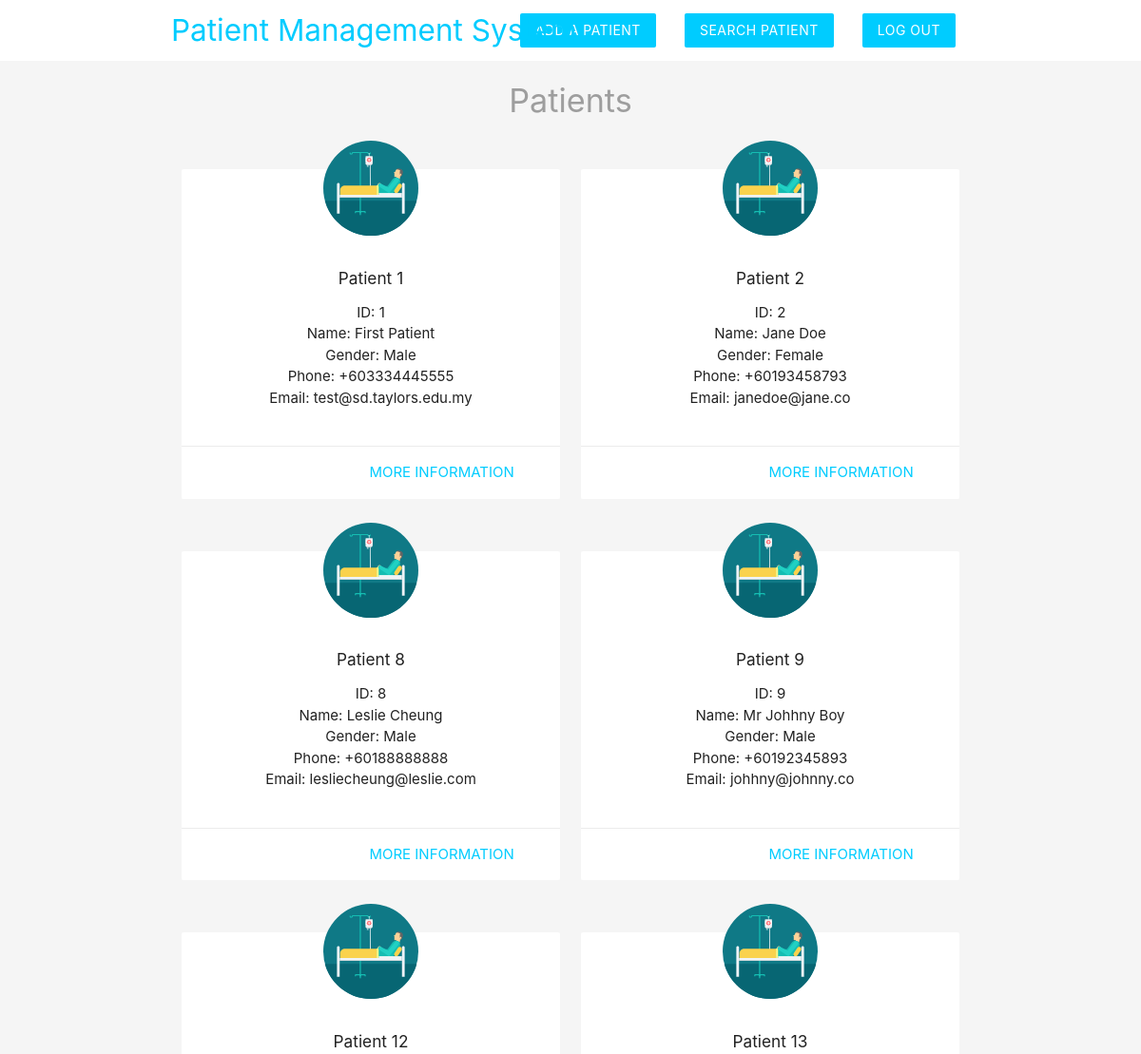
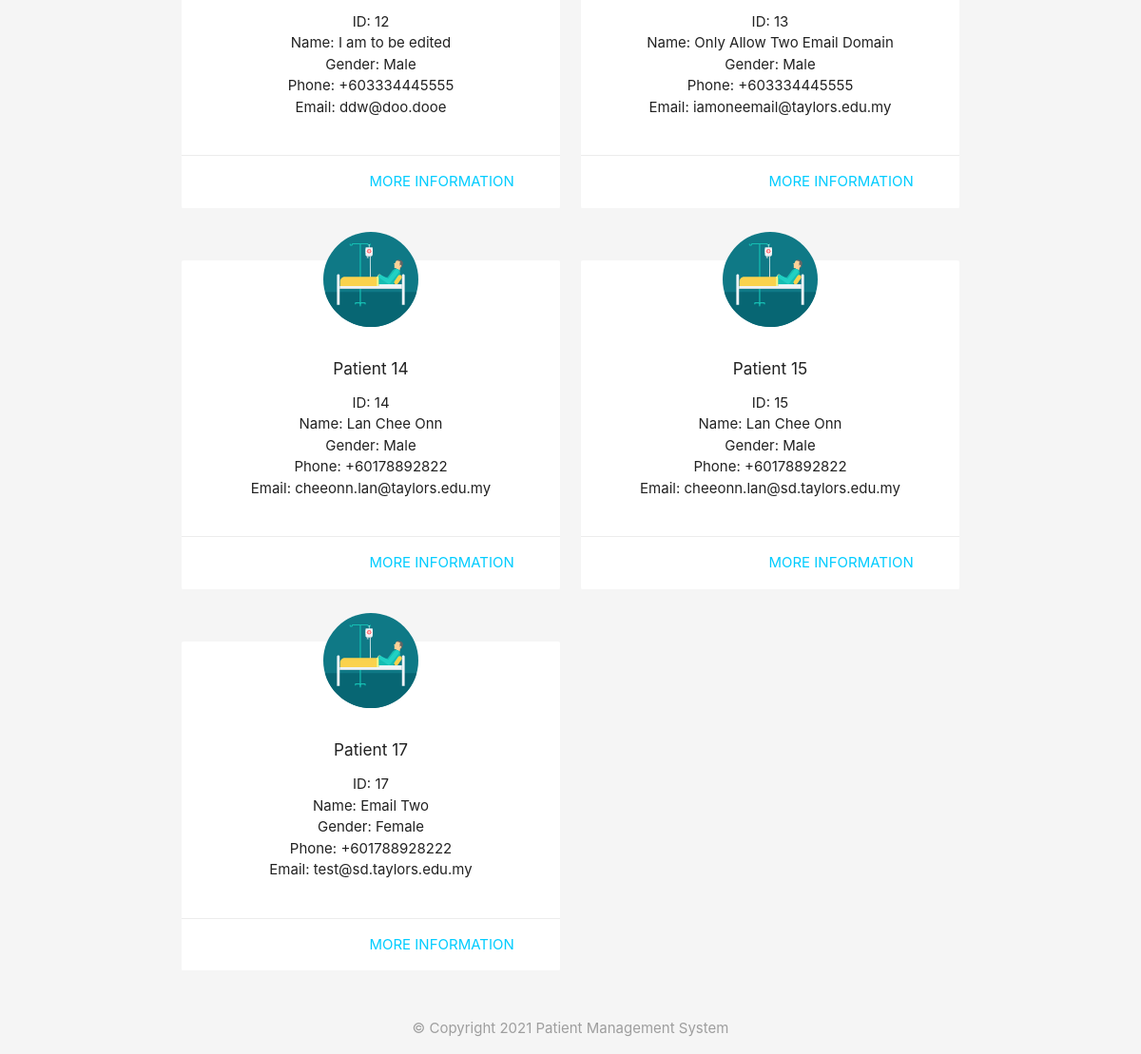
/index.php (signed in), run on the app's committed database (2 pictures, top to bottom).
### tables this page shows
CREATE TABLE `patients` (
  `id` int(11) NOT NULL,
  `name` varchar(255) NOT NULL,
  `gender` varchar(255) NOT NULL,
  `dob` date NOT NULL,
  `age` int(255) NOT NULL,
  `phone` varchar(255) NOT NULL,
  `email` varchar(255) NOT NULL,
  `others` varchar(2000) NOT NULL,
  `created_at` timestamp NOT NULL DEFAULT CURRENT_TIMESTAMP
);

### index.php (the view, shortened to what this page needs)
<?php
include('config/db_connect.php');
$sql = 'SELECT * from patients ORDER BY created_at';
$result = mysqli_query($conn, $sql);
$patients = mysqli_fetch_all($result, MYSQLI_ASSOC);
?>
<!DOCTYPE html>
<html>
<?php include('templates/header.php'); ?>
<?php if ($_SESSION['username'] == 'admin' && $_SESSION['loggedIn'] == true) { ?>
  <h4 class="center grey-text">Patients</h4>
  <div class="container">
    <div class="row">
      <?php foreach ($patients as $patient) : ?>
        <div class="col s6 md3">
          <div class="card z-depth-0">
            <img src="img/patient.svg" class="patient" alt="Patient Image">
            <div class="card-content center">
              <h6>Patient <?php echo htmlspecialchars($patient['id']) ?></h6>
              <ul>
                <li>ID: <?php echo htmlspecialchars($patient['id']) ?></li>
                <li>Name: <?php echo htmlspecialchars($patient['name']) ?></li>
                <li>Gender: <?php echo htmlspecialchars($patient['gender']) ?></li>
                <li>Phone: <?php echo htmlspecialchars($patient['phone']) ?></li>
                <li>Email: <?php echo htmlspecialchars($patient['email']) ?></li>
              </ul>
            </div>
            <div class="card-action right-align">
              <a href="details.php?id=<?php echo $patient['id'] ?>" class="brand-text">More Information</a>
            </div>
          </div>
        </div>
      <?php endforeach; ?>
    </div>
  </div>
<?php } else { ?>
  <h4 class="center grey-text">Please Log In to view Patients</h4>
<?php } ?>
<?php include('templates/footer.php'); ?>
</html>

### templates/header.php (shortened to what this page needs)
<head>
  <link rel="stylesheet" href="https://cdnjs.cloudflare.com/ajax/libs/materialize/1.0.0/css/materialize.min.css">
</head>
<body class="grey lighten-4">
  <nav class="white z-depth-0">
    <div class="container">
      <a href="index.php" class="brand-logo brand-text">Patient Management System</a>
      <ul id="nav-mobile" class="right hide-on-small-and-down">
        <?php if ($_SESSION['username'] == 'admin' && $_SESSION['loggedIn'] == true) { ?>
          <li><a href="add.php" class="btn brand z-depth-0">Add a Patient</a></li>
          <li><a href="search.php" class="btn brand z-depth-0">Search Patient</a></li>
          <li><a href="logout.php" class="btn brand z-depth-0">Log Out</a></li>
        <?php } else { ?>
          <li><a href="login.php" class="btn brand z-depth-0">Log In</a></li>
          <li><a href="forgotpwd.php" class="btn brand z-depth-0">Forgot Password</a></li>
        <?php } ?>
      </ul>
    </div>
  </nav>

### templates/footer.php
<footer class="section">
  <div class="center grey-text">&copy; Copyright <?php echo date("Y"); ?> Patient Management System</div>
</footer>
</body>

### templates/header.php (style rules this page uses)
.brand { background: #00ccff !important; }
.brand-text { color: #00ccff !important; }
.patient { width: 100px; margin: 40px auto -30px; display: block; position: relative; top: -30px; }

### data on the page
patients: id "1", name "First Patient", gender "Male", phone "+603334445555", email "test@sd.taylors.edu.my"
patients: id "2", name "Jane Doe", gender "Female", phone "+60193458793", email "janedoe@jane.co"
patients: id "8", name "Leslie Cheung", gender "Male", phone "+60188888888", email "lesliecheung@leslie.com"
patients: id "9", name "Mr Johhny Boy", gender "Male", phone "+60192345893", email "johhny@johnny.co"
patients: id "12", name "I am to be edited", gender "Male", phone "+603334445555", email "ddw@doo.dooe"
patients: id "13", name "Only Allow Two Email Domain", gender "Male", phone "+603334445555", email "iamoneemail@taylors.edu.my"
patients: id "14", name "Lan Chee Onn", gender "Male", phone "+60178892822", email "cheeonn.lan@taylors.edu.my"
patients: id "15", name "Lan Chee Onn", gender "Male", phone "+60178892822", email "cheeonn.lan@sd.taylors.edu.my"
patients: id "17", name "Email Two", gender "Female", phone "+601788928222", email "test@sd.taylors.edu.my"
